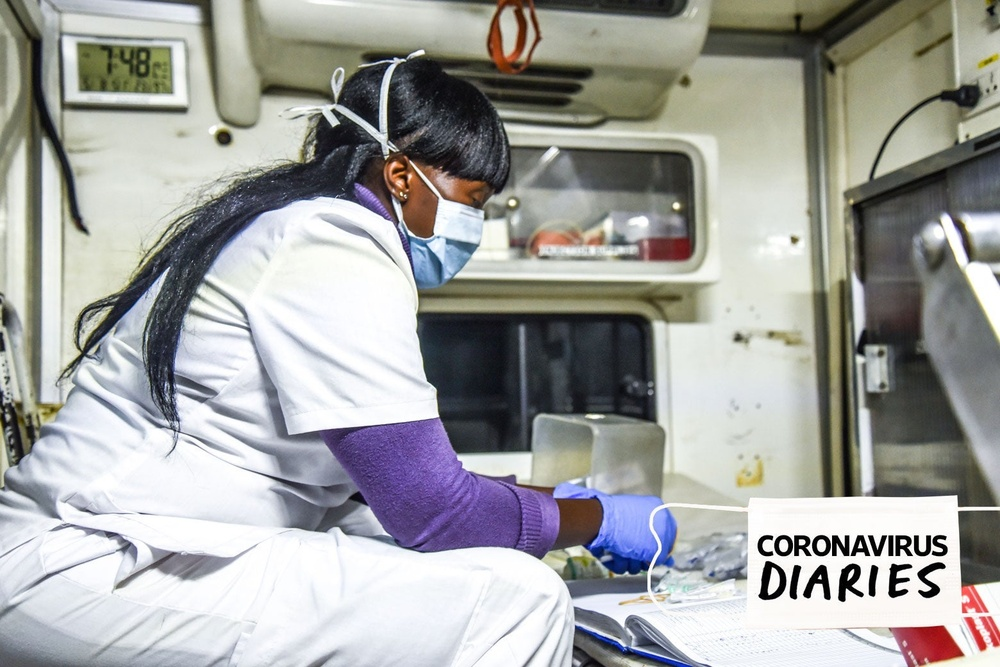
#> input picture Data Cleaning/images/00c59e651198849ae1f4dc0949ff368f8ee1c022.jpg, 1000 x 667 px, shrunk from 1560 x 1040 before the run; its folder holds 4 pictures in this run
$ python blur_detection.py --images images   (older library calls are emulated)
#> lines starting #> are read from the running program, lines starting #| are printed output that depends on the picture
from imutils import paths
import argparse
import cv2
import sys

def variance_of_laplacian(image):
	# compute the Laplacian of the image and then return the focus
	# measure, which is simply the variance of the Laplacian
	return cv2.Laplacian(image, cv2.CV_64F).var()


# construct the argument parse and parse the arguments
ap = argparse.ArgumentParser()
ap.add_argument("-i", "--images", required=True,
                help="path to input directory of images")
ap.add_argument("-t", "--threshold", type=float, default=100.0,
                help="focus measures that fall below this value will be considered 'blurry'")
args = vars(ap.parse_args())

# # loop over the input images
# for imagePath in paths.list_images(args["images"]):
#     # load the image, convert it to grayscale, and compute the
#     # focus measure of the image using the Variance of Laplacian
#     # method
#     image = cv2.imread(imagePath)
#     gray = cv2.cvtColor(image, cv2.COLOR_BGR2GRAY)
#     fm = variance_of_laplacian(gray)
#     # text = "Not Blurry"
#     # # if the focus measure is less than the supplied threshold,
#     # # then the image should be considered "blurry"
#     # if fm < args["threshold"]:
#     #     text = "Blurry"
#     # # show the image
#     # cv2.putText(image, "{}: {:.2f}".format(text, fm), (10, 30),
#     #             cv2.FONT_HERSHEY_SIMPLEX, 0.8, (0, 0, 255), 3)
#     # cv2.imshow("Image", image)
#     # key = cv2.waitKey(0)
#
#     if fm > args["threshold"]:
#         text = imagePath + " - Not Blurry: " + str(fm)
#         print(imagePath + " - Not Blurry: " + str(fm))
#
#     # if the focus measure is less than the supplied threshold,
#     # then the image should be considered "blurry"
#     if fm < args["threshold"]:
#         text = imagePath + " - Blurry: " + str(fm)
#         print(imagePath + " - Blurry: " + str(fm))

# Loop over the input images
for imagePath in paths.list_images(args["images"]):
    # Load the image
    image = cv2.imread(imagePath)
#> image is the input picture: shape (667, 1000, 3); mean B, G, R 160.2, 162.3, 161.8
    if image is None:
        print(f"Warning: Couldn't read image {imagePath}")
        continue

    # Convert the image to grayscale
    gray = cv2.cvtColor(image, cv2.COLOR_BGR2GRAY)
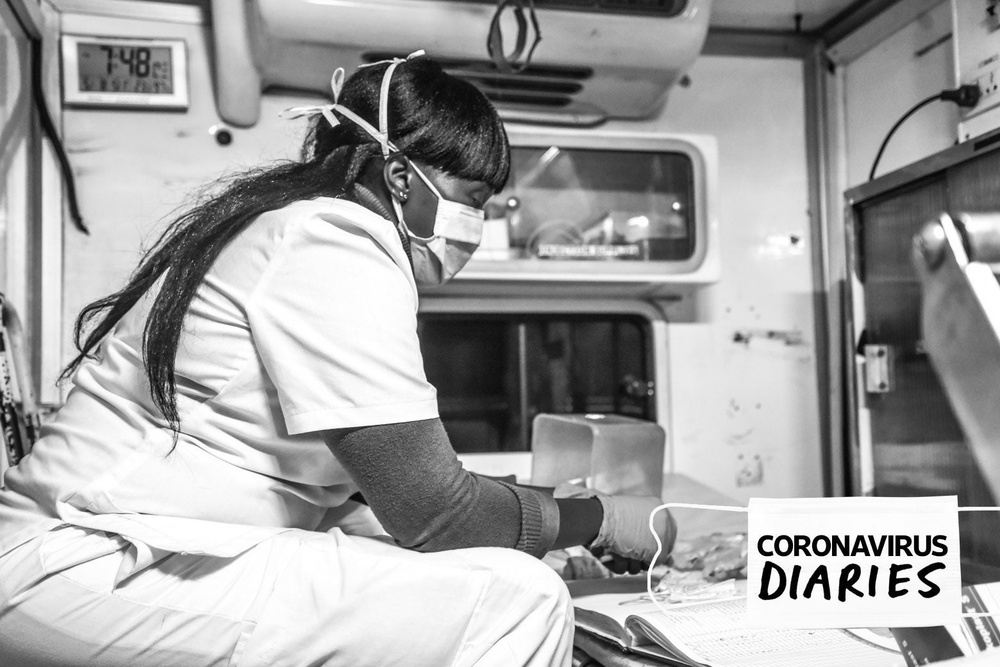
#> gray: shape (667, 1000); min 0, max 255, mean 161.9

    # Compute the focus measure of the image using the Variance of Laplacian method
    fm = variance_of_laplacian(gray)
#> fm = 608.9

    # Print the image path and its variance value
    print(f"{imagePath} - Variance of Laplacian: {fm:.2f}")
#| images/00c59e651198849ae1f4dc0949ff368f8ee1c022.jpg - Variance of Laplacian: 608.89
#> pass 2 of the loop `for imagePath in paths.list_images(args["images"]):`:
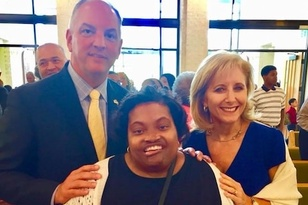
#> input picture Data Cleaning/images/0a12a7ca6852f234aa5d7931b0c6ba4810fd8ff0.jpg, 308 x 205 px, shrunk from 480 x 320 before the run
#> image is the input picture: shape (205, 308, 3); mean B, G, R 125.6, 121.5, 134.1
#> `gray = cv2.cvtColor(image, cv2.COLOR_BGR2GRAY)`:
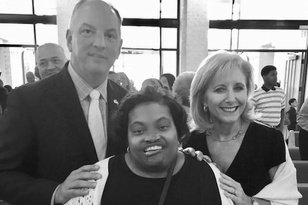
#> gray: shape (205, 308); min 0, max 255, mean 125.8
#> fm = 1856.7
#| images/0a12a7ca6852f234aa5d7931b0c6ba4810fd8ff0.jpg - Variance of Laplacian: 1856.74
